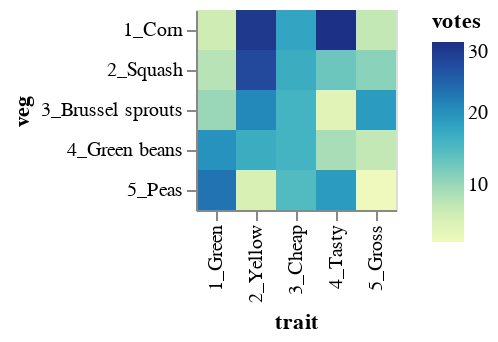

The notebook cell saved with this chart:
### Markdown cell above
## Heatmap

A heatmap is a very compact visual representation of the data, very similar to the original table, where rectangles are colored by the values in each cell. *Note that `mark_rect()` makes a rectangle that will always fill the cell, which is perfect for making heatmaps. A `mark_square()` is a square which can have size variation.*

We're not really good at quantitatively comparing color values, though, so this isn't a great representation if you want people to accurately detect the numerical patterns. Also, note that Cheap values aren't distinguishable.

### Code cell
alt.Chart(df).mark_rect().encode(
    x = 'trait',
    y = 'veg',
    color = 'votes'
)

### Figure 1 — Vega-Lite specification as saved in the notebook (floating-point values rounded to 4 significant figures)
{"config": {"view": {"continuousWidth": 400, "continuousHeight": 300}}, "data": {"name": "data-39f9d319c3f1fa0701a2f2e8a04001de"}, "mark": "rect", "encoding": {"color": {"type": "quantitative", "field": "votes"}, "x": {"type": "nominal", "field": "trait"}, "y": {"type": "nominal", "field": "veg"}}, "$schema": "https://vega.github.io/schema/vega-lite/v4.8.1.json", "datasets": {"data-39f9d319c3f1fa0701a2f2e8a04001de": [{"veg": "1_Corn", "trait": "1_Green", "votes": 6}, {"veg": "2_Squash", "trait": "1_Green", "votes": 8}, {"veg": "3_Brussel sprouts", "trait": "1_Green", "votes": 10}, {"veg": "4_Green beans", "trait": "1_Green", "votes": 20}, {"veg": "5_Peas", "trait": "1_Green", "votes": 23}, {"veg": "1_Corn", "trait": "2_Yellow", "votes": 29}, {"veg": "2_Squash", "trait": "2_Yellow", "votes": 27}, {"veg": "3_Brussel sprouts", "trait": "2_Yellow", "votes": 21}, {"veg": "4_Green beans", "trait": "2_Yellow", "votes": 17}, {"veg": "5_Peas", "trait": "2_Yellow", "votes": 5}, {"veg": "1_Corn", "trait": "3_Cheap", "votes": 18}, {"veg": "2_Squash", "trait": "3_Cheap", "votes": 17}, {"veg": "3_Brussel sprouts", "trait": "3_Cheap", "votes": 16}, {"veg": "4_Green beans", "trait": "3_Cheap", "votes": 16}, {"veg": "5_Peas", "trait": "3_Cheap", "votes": 15}, {"veg": "1_Corn", "trait": "4_Tasty", "votes": 30}, {"veg": "2_Squash", "trait": "4_Tasty", "votes": 13}, {"veg": "3_Brussel sprouts", "trait": "4_Tasty", "votes": 4}, {"veg": "4_Green beans", "trait": "4_Tasty", "votes": 9}, {"veg": "5_Peas", "trait": "4_Tasty", "votes": 19}, {"veg": "1_Corn", "trait": "5_Gross", "votes": 7}, {"veg": "2_Squash", "trait": "5_Gross", "votes": 11}, {"veg": "3_Brussel sprouts", "trait": "5_Gross", "votes": 19}, {"veg": "4_Green beans", "trait": "5_Gross", "votes": 7}, {"veg": "5_Peas", "trait": "5_Gross", "votes": 2}]}}
